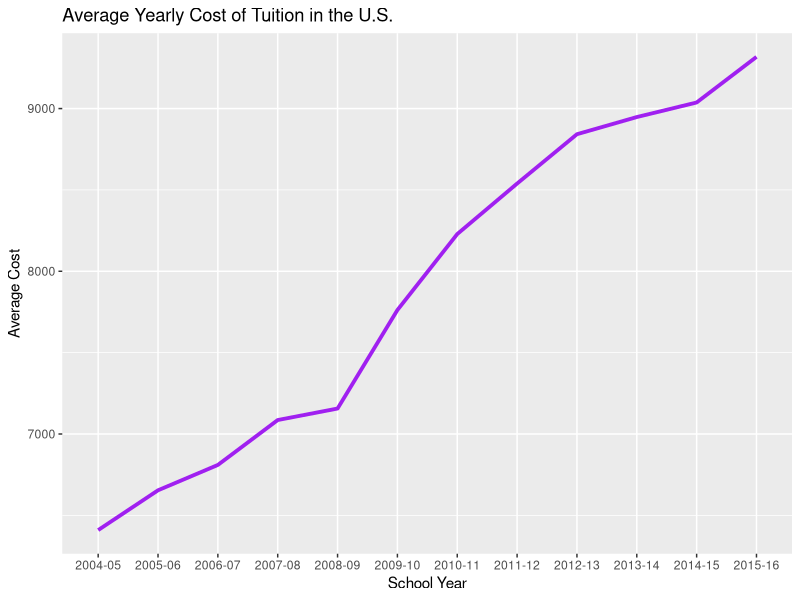
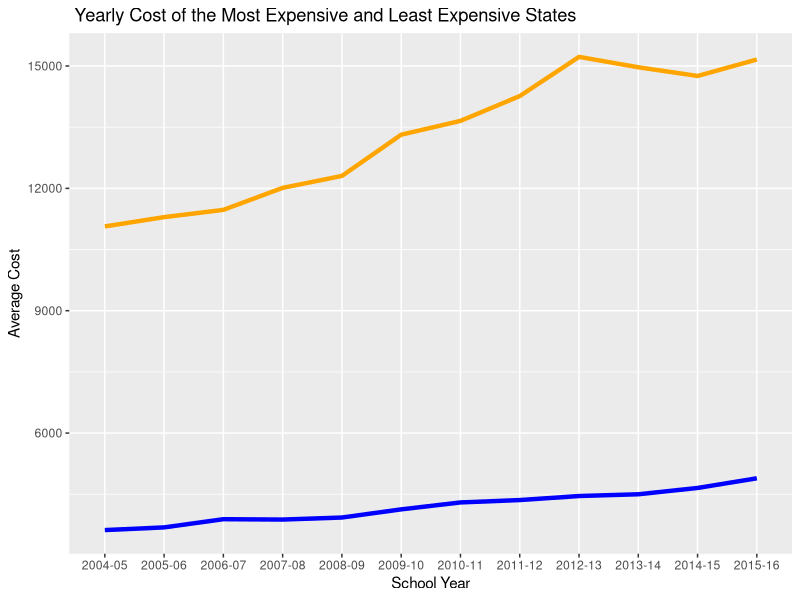
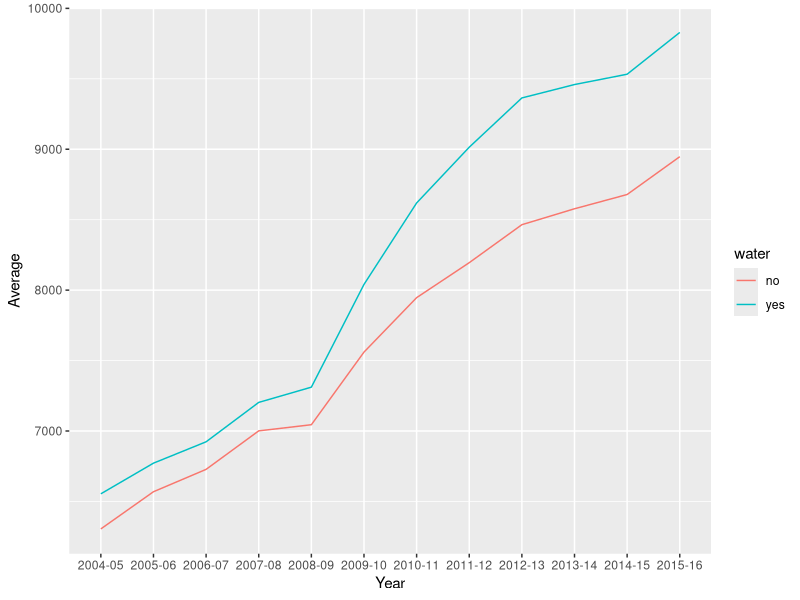
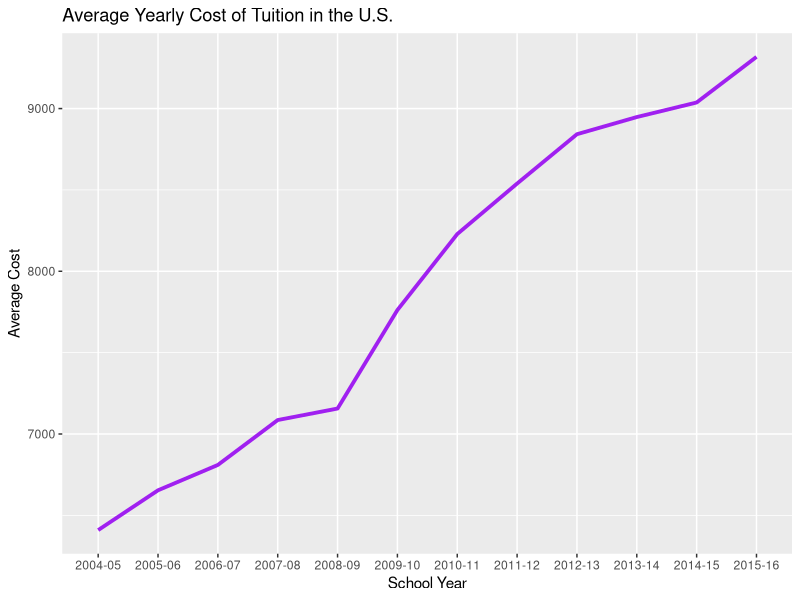
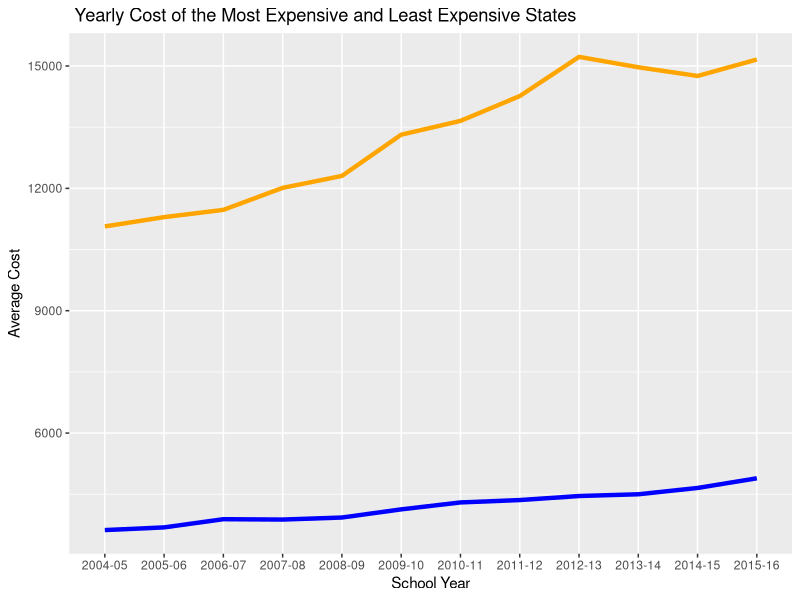
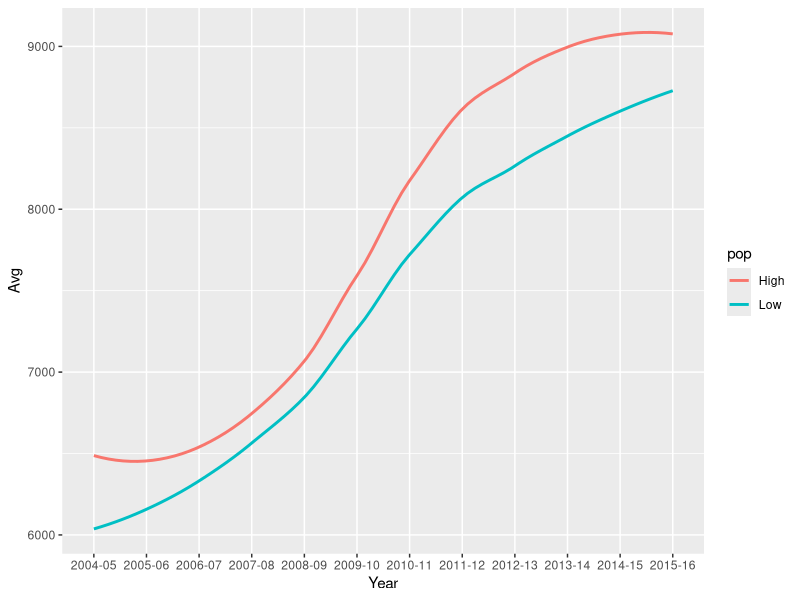
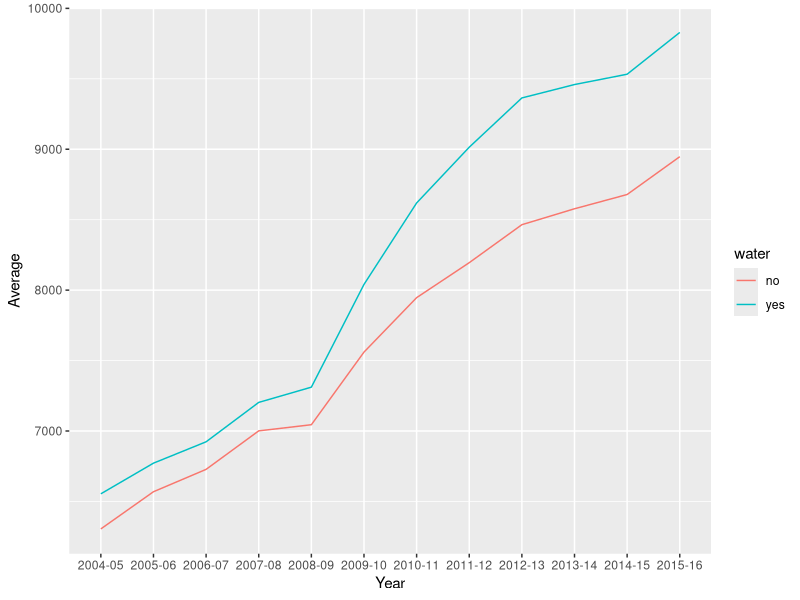

Here is the R script that generated these plots, in order:
## ---- chunk 1
knitr::opts_chunk$set(echo = TRUE)
library(tidyverse); library(knitr)
## ---- chunk 2
df <- read_csv("us_avg_tuition.csv") %>%
  gather(key=Year, value=Cost, starts_with("20")) %>%
  arrange(State) 

df$Cost <- parse_number(df$Cost)
kable(head(df))
## ---- chunk 3
team <- df %>%
  group_by(Year) %>%
  summarize(Average=mean(Cost))

ggplot(team) + 
  geom_line(aes(x=Year, y=Average, group=1),color="Purple", size=1.3) + 
  labs(x="School Year", y="Average Cost", title="Average Yearly Cost of Tuition in the U.S.")
## ---- chunk 4
mattdf <- df %>%group_by(Year) %>%
  summarize(Cheapest = min(Cost), Expensive = max(Cost))

ggplot(mattdf) +
  geom_line(aes(Year, Cheapest, group=1), color="blue", size=1.5) +
  geom_line(aes(Year, Expensive, group=1), color="orange", size=1.5) + 
  labs(x="School Year", y="Average Cost", title=" Yearly Cost of the Most Expensive and Least Expensive States")
## ---- chunk 5
tuition <- read_csv("us_avg_tuition.csv")
tuition2 <- tuition %>%
 gather(key = "Year", value = "Tuition", '2004-05', '2005-06', '2006-07', '2007-08', '2008-09', '2010-11', '2011-12', '2012-13', '2013-14', '2014-15', '2015-16', '2009-10')
## ---- chunk 6
ocean <- df %>% filter(State == "Washington" | State == "Oregon" | State == "California" | State == "Texas" | State == "Louisianna" | State == "Mississippi" | State == "Alabama" | State == "Florida" | State == "Georgia" | State == "South Carolina" | State == "North Carolina" | State == "Virginia" | State == "Maryland" | State == "Delaware" | State == "New Jersey" | State == "New York" | State == "Connecticut" | State == "Rhode Island" | State == "Massachussetts"| State == "New Hampshire" | State == "Maine" | State == "Hawaii" | State == "Alaska")

landLocked <- df %>% filter(!(State == "Washington" | State == "Oregon" | State == "California" | State == "Texas" | State == "Louisianna" | State == "Mississippi" | State == "Alabama" | State == "Florida" | State == "Georgia" | State == "South Carolina" | State == "North Carolina" | State == "Virginia" | State == "Maryland" | State == "Delaware" | State == "New Jersey" | State == "New York" | State == "Connecticut" | State == "Rhode Island" | State == "Massachussetts"| State == "New Hampshire" | State == "Maine" | State == "Hawaii" | State == "Alaska"))

#kable(view(ocean))
#kable(view(landLocked))

oceanSummary <- ocean %>%
  group_by(Year) %>%
  summarize(Average=mean(Cost), water = "yes")

llSummary <- landLocked %>%
  group_by(Year) %>%
  summarize(Average=mean(Cost), water = "no")



total <- bind_rows(oceanSummary, llSummary)
#kable(view(total))

ggplot(data = total) + geom_line(mapping = aes(x = Year, y = Average, group = water, color = water))
## ---- chunk 7
knitr::opts_chunk$set(echo = TRUE)
library(tidyverse); library(knitr)
## ---- chunk 8
df <- read_csv("us_avg_tuition.csv") %>%
  gather(key=Year, value=Cost, starts_with("20")) %>%
  arrange(State) 

df$Cost <- parse_number(df$Cost)
kable(head(df))
## ---- chunk 9
team <- df %>%
  group_by(Year) %>%
  summarize(Average=mean(Cost))

ggplot(team) + 
  geom_line(aes(x=Year, y=Average, group=1),color="Purple", size=1.3) + 
  labs(x="School Year", y="Average Cost", title="Average Yearly Cost of Tuition in the U.S.")
## ---- chunk 10
mattdf <- df %>%group_by(Year) %>%
  summarize(Cheapest = min(Cost), Expensive = max(Cost))

ggplot(mattdf) +
  geom_line(aes(Year, Cheapest, group=1), color="blue", size=1.5) +
  geom_line(aes(Year, Expensive, group=1), color="orange", size=1.5) + 
  labs(x="School Year", y="Average Cost", title=" Yearly Cost of the Most Expensive and Least Expensive States")
## ---- chunk 11
pop1 <- df %>% filter(State == "California" | State == "Texas" | State == "Florida" | State == "New York" | State == "Pennsylvania")
pop2 <- df %>% filter(State == "Wyoming" | State == "Vermont" | State == "North Dakota" | State == "Alaska" | State == "South Dakota" | State == "Arizona")

highpop <- pop1 %>%
  group_by(Year) %>%
  summarize(Avg=mean(Cost), pop = "High")

lowpop <- pop2 %>%
  group_by(Year) %>%
  summarize(Avg=mean(Cost), pop = "Low")

population <- bind_rows(highpop, lowpop)

ggplot(data = population) + geom_smooth(mapping = aes(x = Year, y = Avg, group = pop, color = pop), se = FALSE)
## ---- chunk 12
ocean <- df %>% filter(State == "Washington" | State == "Oregon" | State == "California" | State == "Texas" | State == "Louisianna" | State == "Mississippi" | State == "Alabama" | State == "Florida" | State == "Georgia" | State == "South Carolina" | State == "North Carolina" | State == "Virginia" | State == "Maryland" | State == "Delaware" | State == "New Jersey" | State == "New York" | State == "Connecticut" | State == "Rhode Island" | State == "Massachussetts"| State == "New Hampshire" | State == "Maine" | State == "Hawaii" | State == "Alaska")

landLocked <- df %>% filter(!(State == "Washington" | State == "Oregon" | State == "California" | State == "Texas" | State == "Louisianna" | State == "Mississippi" | State == "Alabama" | State == "Florida" | State == "Georgia" | State == "South Carolina" | State == "North Carolina" | State == "Virginia" | State == "Maryland" | State == "Delaware" | State == "New Jersey" | State == "New York" | State == "Connecticut" | State == "Rhode Island" | State == "Massachussetts"| State == "New Hampshire" | State == "Maine" | State == "Hawaii" | State == "Alaska"))

#kable(view(ocean))
#kable(view(landLocked))

oceanSummary <- ocean %>%
  group_by(Year) %>%
  summarize(Average=mean(Cost), water = "yes")

llSummary <- landLocked %>%
  group_by(Year) %>%
  summarize(Average=mean(Cost), water = "no")



total <- bind_rows(oceanSummary, llSummary)
#kable(view(total))

ggplot(data = total) + geom_line(mapping = aes(x = Year, y = Average, group = water, color = water))
